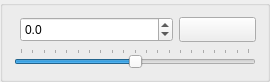
<?xml version="1.0" encoding="UTF-8"?>
<ui version="4.0">
 <class>SliderDock</class>
 <widget class="QGroupBox" name="SliderDock">
  <property name="geometry">
   <rect>
    <x>0</x>
    <y>0</y>
    <width>270</width>
    <height>77</height>
   </rect>
  </property>
  <property name="sizePolicy">
   <sizepolicy hsizetype="Preferred" vsizetype="Minimum">
    <horstretch>0</horstretch>
    <verstretch>0</verstretch>
   </sizepolicy>
  </property>
  <property name="windowTitle">
   <string>Simulator</string>
  </property>
  <layout class="QGridLayout" name="gridLayout">
   <item row="0" column="1">
    <widget class="QDoubleSpinBox" name="dsbValue">
     <property name="sizePolicy">
      <sizepolicy hsizetype="Expanding" vsizetype="Expanding">
       <horstretch>2</horstretch>
       <verstretch>0</verstretch>
      </sizepolicy>
     </property>
     <property name="focusPolicy">
      <enum>Qt::NoFocus</enum>
     </property>
     <property name="decimals">
      <number>1</number>
     </property>
     <property name="minimum">
      <double>-10.000000000000000</double>
     </property>
     <property name="maximum">
      <double>10.000000000000000</double>
     </property>
     <property name="singleStep">
      <double>0.100000000000000</double>
     </property>
    </widget>
   </item>
   <item row="0" column="2">
    <widget class="QToolButton" name="pbValueReset">
     <property name="sizePolicy">
      <sizepolicy hsizetype="Expanding" vsizetype="Expanding">
       <horstretch>1</horstretch>
       <verstretch>0</verstretch>
      </sizepolicy>
     </property>
     <property name="minimumSize">
      <size>
       <width>0</width>
       <height>25</height>
      </size>
     </property>
     <property name="focusPolicy">
      <enum>Qt::NoFocus</enum>
     </property>
     <property name="icon">
      <iconset theme="edit-clear">
       <normaloff>.</normaloff>.</iconset>
     </property>
    </widget>
   </item>
   <item row="2" column="0" colspan="3">
    <widget class="QSlider" name="slValue">
     <property name="sizePolicy">
      <sizepolicy hsizetype="Expanding" vsizetype="Expanding">
       <horstretch>0</horstretch>
       <verstretch>1</verstretch>
      </sizepolicy>
     </property>
     <property name="focusPolicy">
      <enum>Qt::NoFocus</enum>
     </property>
     <property name="minimum">
      <number>-100</number>
     </property>
     <property name="maximum">
      <number>100</number>
     </property>
     <property name="orientation">
      <enum>Qt::Horizontal</enum>
     </property>
     <property name="tickPosition">
      <enum>QSlider::TicksAbove</enum>
     </property>
     <property name="tickInterval">
      <number>10</number>
     </property>
    </widget>
   </item>
  </layout>
 </widget>
 <resources/>
 <connections/>
</ui>
